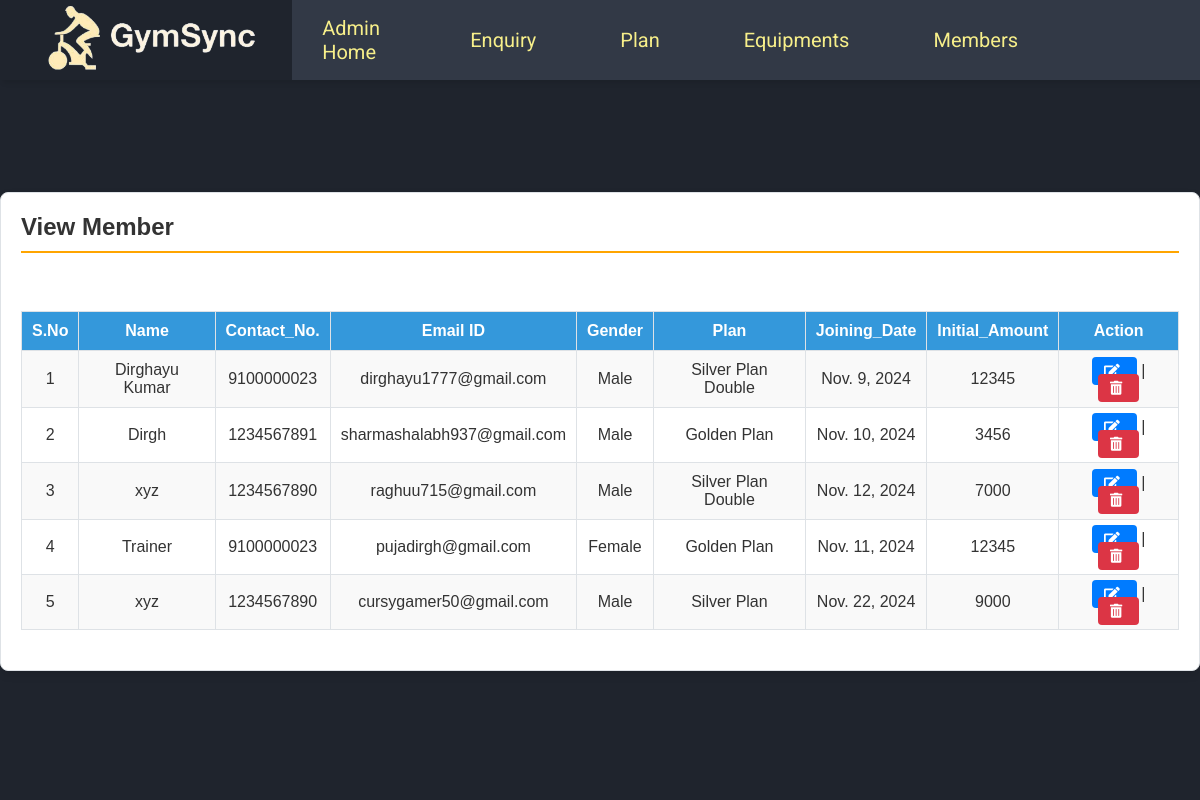
Page /viewMember (signed in) on the committed database.
### gym/models.py (models this page shows, shortened)
class Member(models.Model):
    name = models.CharField(max_length=150, null=True)
    contact = models.CharField(max_length=15, null=True)
    email = models.CharField(max_length=50, unique=True, null=True)
    password = models.CharField(max_length=100, default="default_password")
    gender = models.CharField(max_length=10, null=True)
    plan = models.CharField(max_length=100, null=True)
    joindate = models.DateField(null=True)
    chatroom_id = models.CharField(max_length=50, null=True)
    initamount = models.CharField(max_length=100, null=True)

### gym/views.py (the view)
# urls.py: path("viewMember", viewMember, name="viewMember"),
def viewMember(request):
    if not request.user.is_authenticated:
        return redirect(admin_login)
    member = Member.objects.all()
    return render(request, "viewMember.html", locals())

### gym/templates/viewMember.html (shortened to what this page needs)
{% include 'admin_nav.html' %} {% load static %} {% block main %}
<html lang="en" class="no-focus">
  <link rel="stylesheet" href="{% static 'css/view-styles.css' %}" />
  <br /><br /><br /><br />
  <div class="container card shadow mt-5">
    <div class="card-body">
      <h5 class="p-2" style="border-bottom: 2px solid orange">View Member</h5>
      <br />
      <div class="container-fluid">
        <video autoplay loop muted plays-inline class="back-video">
          <source src="static/images/bgvideo2.mp4" />
        </video>
        <table id="example" class="table table-striped table-bordered">
          <thead class="text-white">
            <tr>
              <th>S.No</th>
              <th>Name</th>
              <th>Contact_No.</th>
              <th>Email ID</th>
              <th>Gender</th>
              <th>Plan</th>
              <th>Joining_Date</th>
              <th>Initial_Amount</th>
              <th>Action</th>
            </tr>
          </thead>
          <tbody>
            {% for i in member %}
            <tr>
              <td>{{forloop.counter}}</td>
              <td>{{i.name}}</td>
              <td>{{i.contact}}</td>
              <td>{{i.email}}</td>
              <td>{{i.gender}}</td>
              <td>{{i.plan}}</td>
              <td>{{i.joindate}}</td>
              <td>{{i.initamount}}</td>
              <td>
                <a href="{% url 'edit_Member' i.id %}" class="btn btn-primary"
                  ><i class="fas fa-edit"></i
                ></a>
                |
                <a
                  href="{% url 'delete_Member' i.id %}"
                  class="btn btn-danger"
                  onclick="return confirm('Are you sure to delete this Member ?')"
                  ><i class="fas fa-trash-alt"></i
                ></a>
              </td>
            </tr>
            {% endfor %}
          </tbody>
        </table>
      </div>
    </div>
  </div>
  <link
    rel="stylesheet"
    href="https://use.fontawesome.com/releases/v5.6.3/css/all.css"
  />
</html>
{% endblock %}

### static/css/admin_nav_style.css (style rules this page uses)
* { margin: 0; padding: 0; }

### static/css/view-styles.css (style rules this page uses)
.container { max-width: 1185px; margin: 0 auto; padding: 20px; }
.card { margin-top: 40px; background-color: white; border-radius: 8px; border: 1px solid #dee2e6; padding: 20px; box-shadow: 0 4px 8px rgba(0, 0, 0, 0.1); }
h5 { font-size: 24px; font-weight: bold; color: #333; padding-bottom: 10px; margin-bottom: 20px; border-bottom: 3px solid goldenrod; }
table { width: 100%; border-collapse: collapse; margin: 20px 0; }
table th, table td { padding: 10px; text-align: left; border: 1px solid #dee2e6; }
thead th { background-color: #3498db; color: white; font-weight: bold; text-align: center; }
tbody td { text-align: center; }
.table-bordered { border: 1px solid #dee2e6; }
.table-striped tbody tr:nth-of-type(odd) { background-color: #f9f9f9; }
.btn { padding: 6px 12px; font-size: 14px; border-radius: 4px; text-decoration: none; color: white; cursor: pointer; }
.btn-primary { background-color: #007bff; border: none; }
.btn-danger { background-color: #dc3545; border: none; }
i { margin-right: 5px; }
.back-video { position: fixed; top: 0; left: 0; width: 100vw; height: 100vh; object-fit: cover; z-index: -1; }
@media (max-aspect-ratio: 16/9) { .back-video { width: auto; height: 100%; } }

### rows in the picture
Member: name "Dirghayu Kumar", contact "9100000023", email "dirghayu1777@gmail.com", gender "Male", plan "Silver Plan Double", joindate "Nov. 9, 2024", initamount "12345"
Member: name "Dirgh", contact "1234567891", email "sharmashalabh937@gmail.com", gender "Male", plan "Golden Plan", joindate "Nov. 10, 2024", initamount "3456"
Member: name "xyz", contact "1234567890", email "raghuu715@gmail.com", gender "Male", plan "Silver Plan Double", joindate "Nov. 12, 2024", initamount "7000"
Member: name "Trainer", contact "9100000023", email "pujadirgh@gmail.com", gender "Female", plan "Golden Plan", joindate "Nov. 11, 2024", initamount "12345"
Member: name "xyz", contact "1234567890", email "cursygamer50@gmail.com", gender "Male", plan "Silver Plan", joindate "Nov. 22, 2024", initamount "9000"
